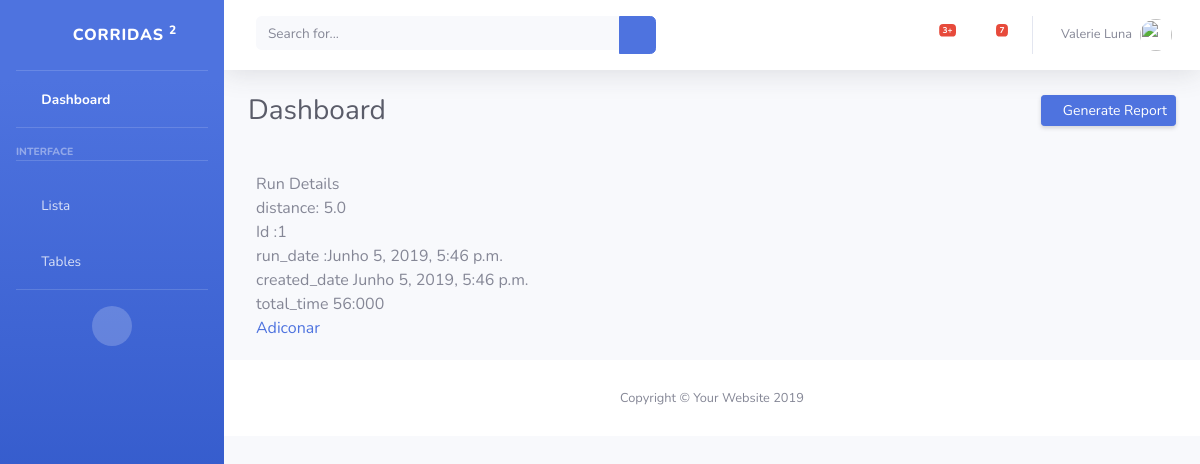
/run/view/1, run on the app's committed database.
### core/models.py (models this page shows)
class Run(models.Model):
    id_run = models.AutoField(primary_key=True)
    run_date = models.DateTimeField(default=timezone.now)
    created_date = models.DateTimeField( default=timezone.now)
    total_time = models.CharField(max_length=200)
    distance = models.FloatField()

### core/views.py (the view)
# urls.py: path('view/<int:pk>', views.RunView.as_view(), name='run_view'),
class RunView(DetailView):
    model = Run

### core/templates/core/run_detail.html
{% extends 'base.html' %}
{% block content %}
<div class="card-body">
Run Details<br>
distance: {{object.distance}}<br>
Id :{{object.id_run}}  <br>
run_date  :{{object.run_date}}  <br>
created_date {{object.created_date}} <br>
total_time {{object.total_time}} <br>
<a href="{% url 'step_form' object.id_run %}">Adiconar</a>
</div>
{% endblock %}

### data on the page
Run: distance "5.0", id_run "1", run_date "Junho 5, 2019, 5:46 p.m.", created_date "Junho 5, 2019, 5:46 p.m.", total_time "56:000"
